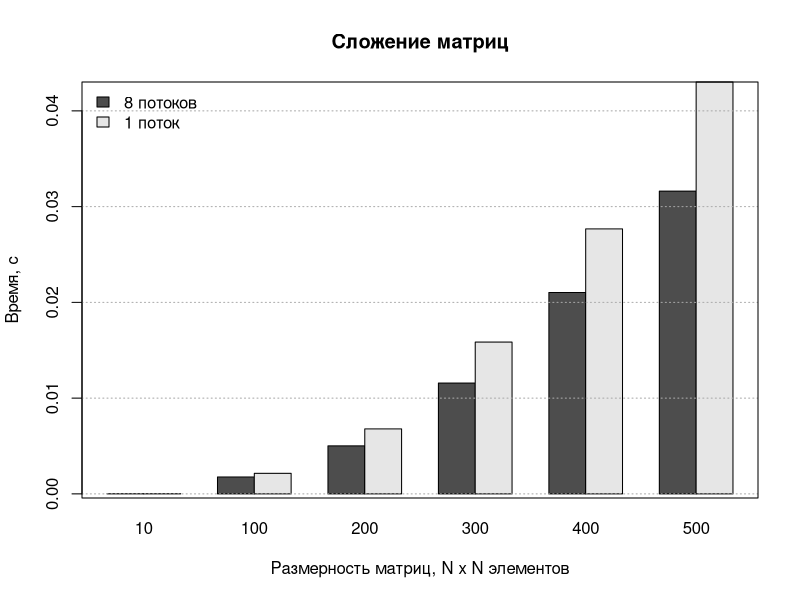

The R source for this figure:
sizes <- c( 10, 100, 200, 300, 400, 500 )
add_ext <- c( 1.65453e-05, 0.00214674, 0.00678715, 0.0158534, 0.0276726, 0.0430147 )
add_int <- c( 1.47952e-05, 0.00176729, 0.00501385, 0.0115748, 0.0210312, 0.0316182 )

M <- matrix(
  c( add_int, add_ext ),
  nrow = 2,
  ncol = length( add_ext ),
  byrow = TRUE
)

png( filename = "~/Documents/Diploma/Theory/Paper/Figures/SummarizingTime.png",
  height = 600,
  width = 800,
  bg = "white"
)

barplot( M,
  main = "Сложение матриц",
  xlab = "Размерность матриц, N x N элементов",
  ylab = "Время, с",
  names.arg = sizes,
  beside = TRUE
)

grid( NA, ny = NULL, col = "darkgray" )

legend_labels <- c( "8 потоков", "1 поток" )

legend(
  "topleft",
  legend_labels,
  bty = "n",
  fill = grey.colors( nrow( M ) )
)

box()

dev.off()
